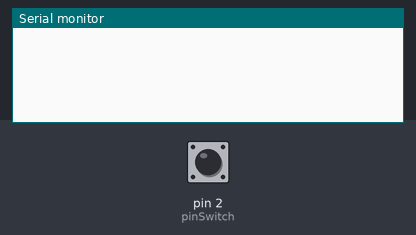
A sketch run on a simulated Arduino Uno, built with avr-gcc and run on an emulated ATmega328P. Parts: the last lines printed to the serial monitor. Inputs (shaded band) come from the test bench; at power-on: pin 2 (pinSwitch) LOW.

Above: at 1.2 s.
1.3 s: pin 2 (pinSwitch) pulled HIGH for 0.15 s
At 2.5 s:
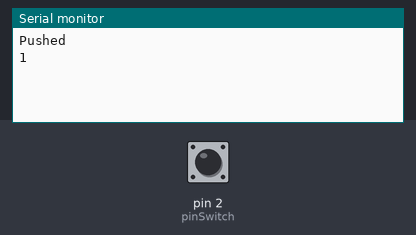
2.9 s: pin 2 (pinSwitch) pulled HIGH for 1 s
At 4.1 s:
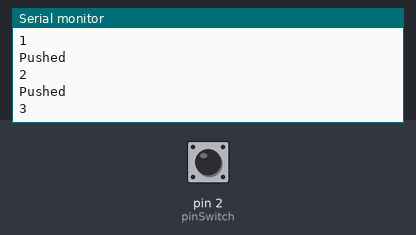
5.4 s: pin 2 (pinSwitch) pulled HIGH for 0.15 s
At 6.8 s:
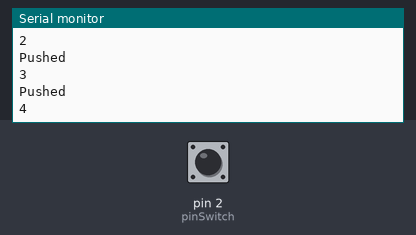
Timing chart, 0 to 8.4 s (numbered marks = the images above; inputs shaded):
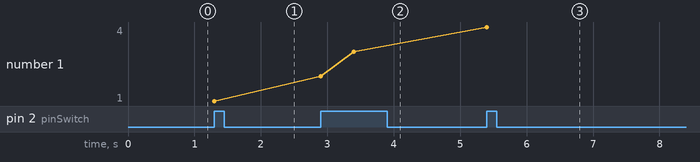

Measured:
- after the input at 1.3 s, the serial monitor: prints a new line at once (image 1)
- after the input at 2.9 s, the serial monitor: prints a new line at once (image 2)
- after the input at 5.4 s, the serial monitor: prints a new line at once (image 3)
- plotted number 1: 1 → 3 after the input at 2.9 s, 3 → 4 after the input at 5.4 s

The sketch:

08_switch_test.ino
```cpp
int pinSwitch = 2;
int count = 0;
void setup() {
  Serial.begin(115200);
  pinMode(pinSwitch, INPUT);
}

void loop() {
  if (digitalRead(pinSwitch) == HIGH) {
    Serial.println("Pushed");
    ++count;
    Serial.println(count);
    delay(500);
  }
}
```
